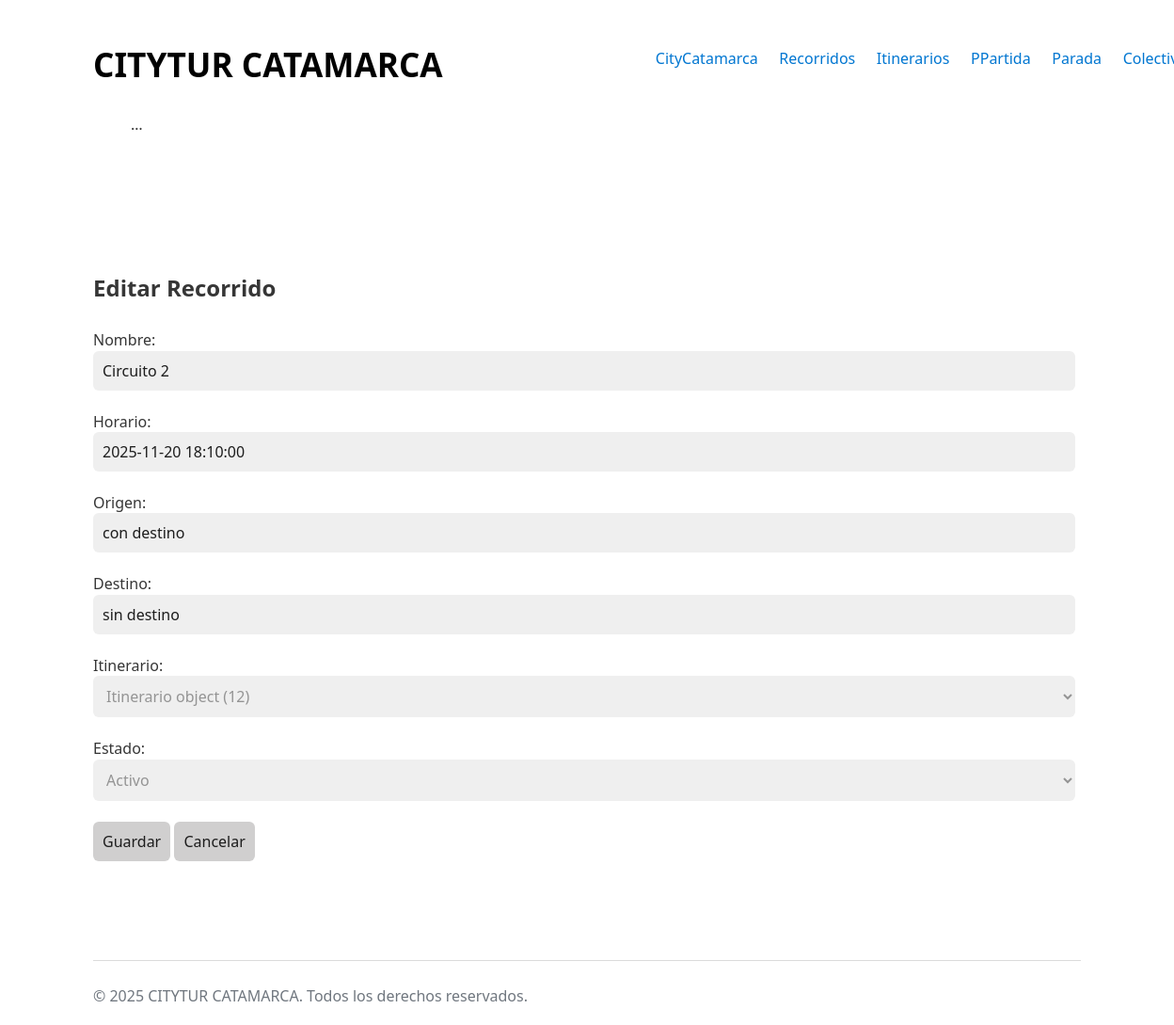
The page /recorridos/editar_recorrido/3/ on the database its author committed.
### recorridos/models.py (models this page shows, shortened)
class Circuito(models.Model):
    nombre = models.CharField(max_length= 50)
    horario = models.DateTimeField()
    origen = models.CharField(max_length= 50, default='sin origen')
    destino = models.CharField(max_length= 50, default= 'sin destino')
    itinerario = models.ForeignKey(Itinerario, on_delete= models.CASCADE)
    STATE_CHOICES = [
        ('ELIMINADO', 'Eliminado'),
        ('ACTIVO', 'Activo'),
        ('BAJA', 'Baja'),
    ]
    estado = models.CharField(max_length= 20, choices= STATE_CHOICES, default= 'ACTIVO')

### recorridos/views.py (the view)
# urls.py: path('editar_recorrido/<int:pk>/', views.editar_circuito, name= 'circuito_editar'),
def editar_circuito(request, pk):
    obj = get_object_or_404(Circuito, pk=pk)
    if request.method == 'POST':
        form = CircuitoForm(request.POST, instance=obj)
        if form.is_valid():
            form.save()
            return redirect('recorridos:circuito_listar')
        else:
            return render(request, 'recorrido_editar.html', {'form': form, 'obj': obj})
    else:
        form = CircuitoForm(instance=obj)
        return render(request, 'recorrido_editar.html', {'form': form, 'obj': obj})

### recorridos/forms.py
class CircuitoForm(forms.ModelForm):
    class Meta:
        model = Circuito
        fields = [
            'nombre',
            'horario',
            'origen',
            'destino',
            'itinerario',
            'estado',
        ]

### recorridos/templates/recorrido_editar.html (shortened to what this page needs)
{% extends 'base.html' %}
{% block body_id %}colectivo_form{% endblock %}
{% block content %}
<main id="main-form">
    <h2>Editar Recorrido {{ circuito.nombre }}</h2>
    <form method="post" enctype="multipart/form-data">
        {{ form.as_p }}
        <div class="actions">
            <button type="submit" class="btn">Guardar</button>
            <a class="btn btn-secondary" href="{% url 'recorridos:circuito_listar' %}"><button>Cancelar</button></a>
        </div>
    </form>
</main>
{% endblock %}
{% block footer_script %}
    {{ block.super }}
{% endblock %}

### core/static/css/styles.css (style rules this page uses)
:root { --background-body: #fff; --background: #efefef; --background-alt: #f7f7f7; --selection: #9e9e9e; --text-main: #363636; --text-bright: #000; --text-muted: #70777f; --links: #0076d1; --focus: #0096bfab; --border: #dbdbdb; --button-base: #d0cfcf; --button-hover: #9b9b9b; --scrollbar-thumb: rgb(170, 170, 170); --scrollbar-thumb-hover: var(--button-hover); --form-placeholder: #949494; --form-text: #1d1d1d; }
html { scrollbar-color: #040a0f #202b38; scrollbar-color: var(--scrollbar-thumb) var(--background-body); scrollbar-width: thin; }
body { font-family: system-ui, -apple-system, BlinkMacSystemFont, 'Segoe UI', 'Roboto', 'Oxygen', 'Ubuntu', 'Cantarell', 'Fira Sans', 'Droid Sans', 'Helvetica Neue', 'Segoe UI Emoji', 'Apple Color Emoji', 'Noto Color Emoji', sans-serif; line-height: 1.4; max-width: 1050px; margin: 20px auto; padding: 0 10px; word-wrap: break-word; color: #363636; color: var(--text-main); background: #fff; background: var(--background-body); text-rendering: optimizeLegibility; }
button { color: #1d1d1d; color: var(--form-text); background-color: #d0cfcf; background-color: var(--button-base); font-family: inherit; font-size: inherit; padding-right: 30px; padding-left: 30px; padding: 10px; border: none; border-radius: 6px; outline: none; }
input { color: #1d1d1d; color: var(--form-text); background-color: #efefef; background-color: var(--background); font-family: inherit; font-size: inherit; margin-right: 6px; margin-bottom: 6px; padding: 10px; border: none; border-radius: 6px; outline: none; }
select { color: var(--form-placeholder); background-color: var(--background); font-family: inherit; font-size: inherit; margin-right: 6px; margin-bottom: 6px; padding: 10px; border: none; border-radius: 6px; outline: none; }
h1, h2, h3, h4, h5, h6 { margin-bottom: 12px; margin-top: 24px; }
a { text-decoration: none; color: var(--links); }
main { padding-top: 10%; padding-bottom: 10%; }
#main-form { display: flex; flex-direction: column; }

### recorridos/templates/recorrido_editar.html (style rules this page uses)
p { display: flex; flex-direction: column; }

### rows shown on the page
Circuito: nombre "Circuito 2", horario "2025-11-20 18:10:00", origen "con destino", destino "sin destino", itinerario "Itinerario object (12)", estado "Activo"
